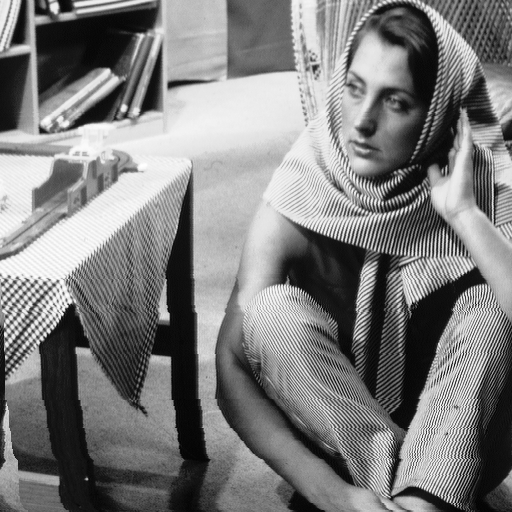
%> input picture Tarefa3/imagem_com_contraste_alargado.png, 512 x 512 px
$ octave --eval "result = contraste('imagem_com_contraste_alargado.png');"   (GNU Octave 9; MATLAB toolbox functions it lacks are replaced by stand-ins)
%> lines starting %> are read from the running program, lines starting %| are printed output that depends on the picture
%function nova_figura = contraste(figura)
%Crie uma função
%Matlab Octave que:
%Receba uma imagens em escala de cinzas (ex.: img1
%Apresente o histograma da imagem recebida;
%Maximize o contraste da imagem, alargando a gama de valores de
%intensidade entre o mínimo e o máximo possível (0 a 255);
%Crie uma nova imagem com contraste alargado
%Gere o histograma da imagem criada;

% Retorne como resultado o nome do arquivo gerado com a nova imagem.
% Nome da função:
% function
% nova_figura = contraste(figura)
% Exemplo de chamada da função:
% contraste ('lena_contraste.bmp')
function nova_figura = contraste(figura)
%> called with figura = 'imagem_com_contraste_alargado.png'

    img = imread(figura);
%> img is the input picture: size 512x512 uint8; min 0, max 255, mean 125.5


    if size(img, 3) == 3
        error('A imagem precisa estar em escala de cinza.');
    end

    figure;
    subplot(2, 2, 2);
    imhist(img);
    title('Histograma da imagem original');

    img_contraste = double(img);
    min_val = min(img_contraste(:));
%> min_val = 0
    max_val = max(img_contraste(:));
%> max_val = 255
    img_contraste = (img_contraste - min_val) * (255 / (max_val - min_val));
    img_contraste = uint8(img_contraste);


    subplot(2, 2, 4);
    imhist(img_contraste);
    title('Histograma da imagem com contraste ajustado');
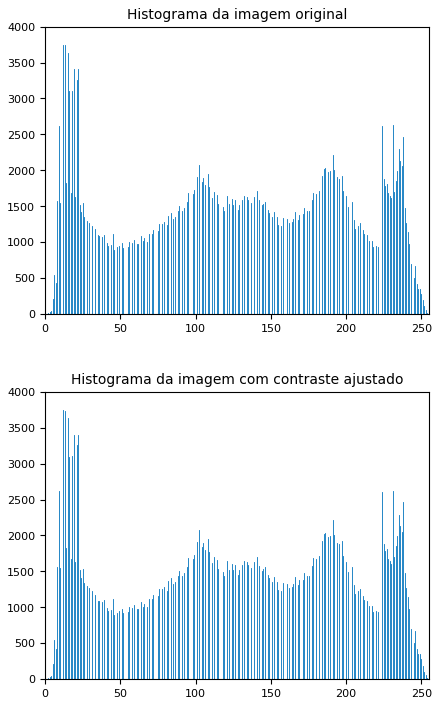
%> figure redrawn from the program's plot data, 2 panels; panel 1: highest point at x = 12, y = 3749


    nova_figura = 'imagem_com_contraste_alargado.png';
    imwrite(img_contraste, nova_figura);


    figure;
    subplot(2, 2, 1);
    imshow(img);
    title('Imagem Original');
    subplot(2, 2, 3);
    imshow(img_contraste);
    title('Imagem com Contraste Alargado');
end
